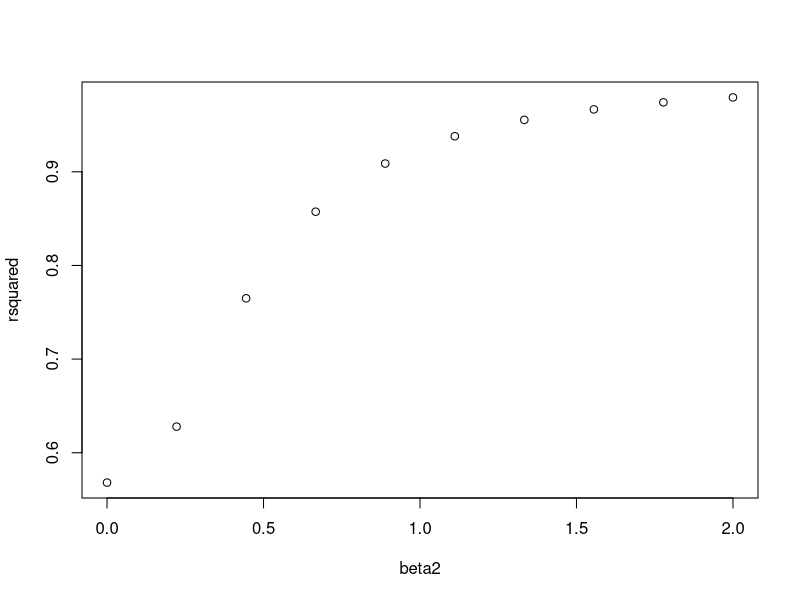

Here is the R script that generated this plot:
## ---- chunk 1

beta2 = seq(0, 2, length.out = 10)
rsquared = rep(NA, 10)

for (i in 1:length(beta2)){
    beta = rbind(1, .5, beta2[i])
  set.seed(111)
  x = rnorm(100)
  X_mat = cbind(rep(1,100), x, x^2)
  set.seed(222)
  y =  X_mat %*% beta + rnorm(100, sd = .5)
  #y =  X_mat %*% beta
  
  
  #plot(x,y)
  
  rsquared[i] = summary(lm(y~X_mat))$r.squared
  
}

plot(beta2, rsquared)

